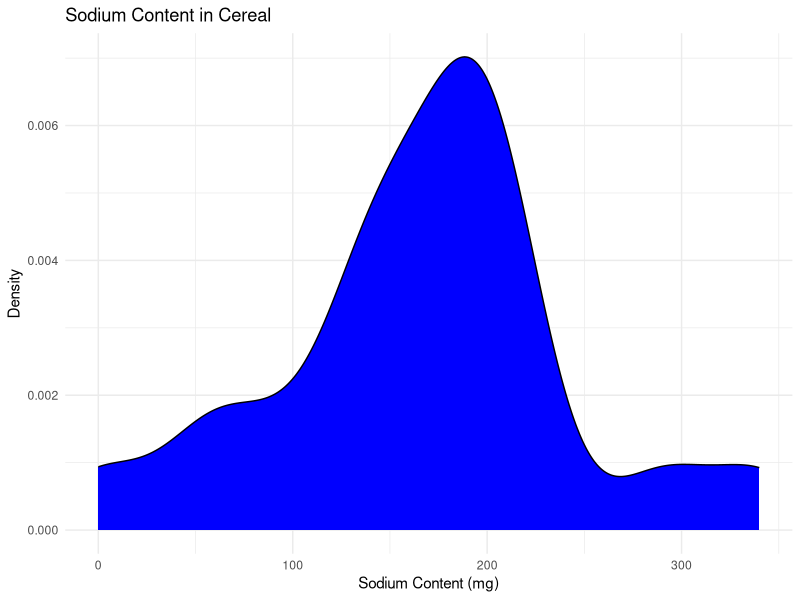
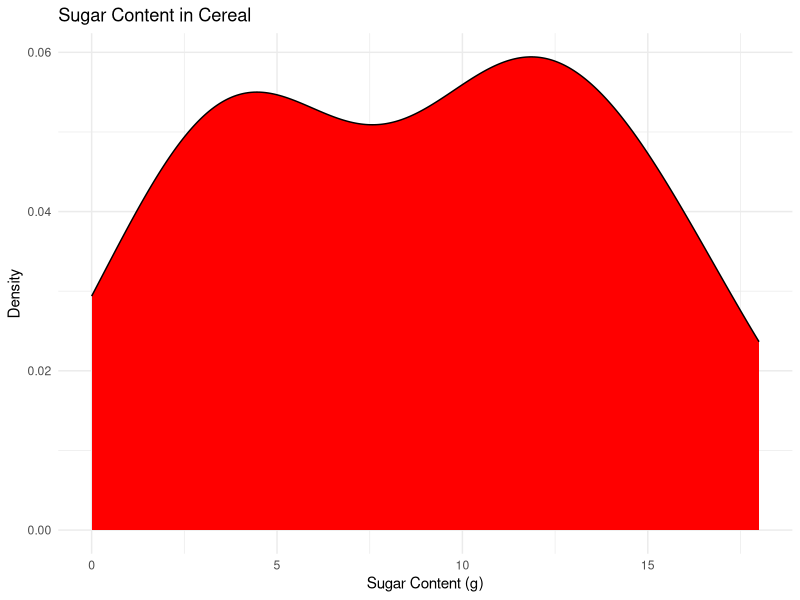
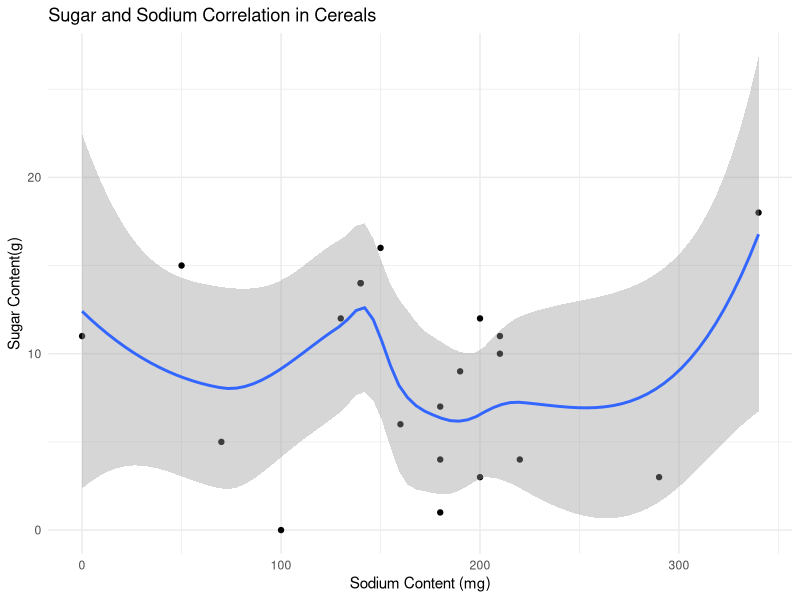
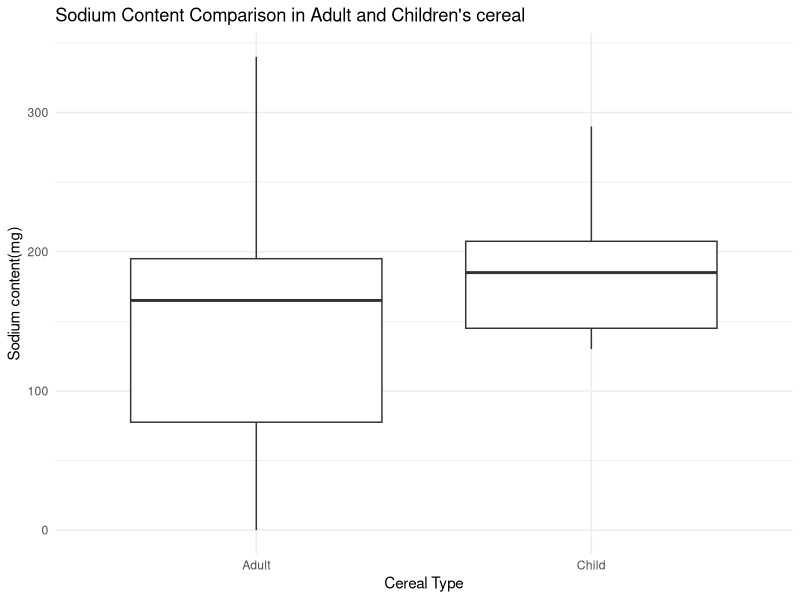
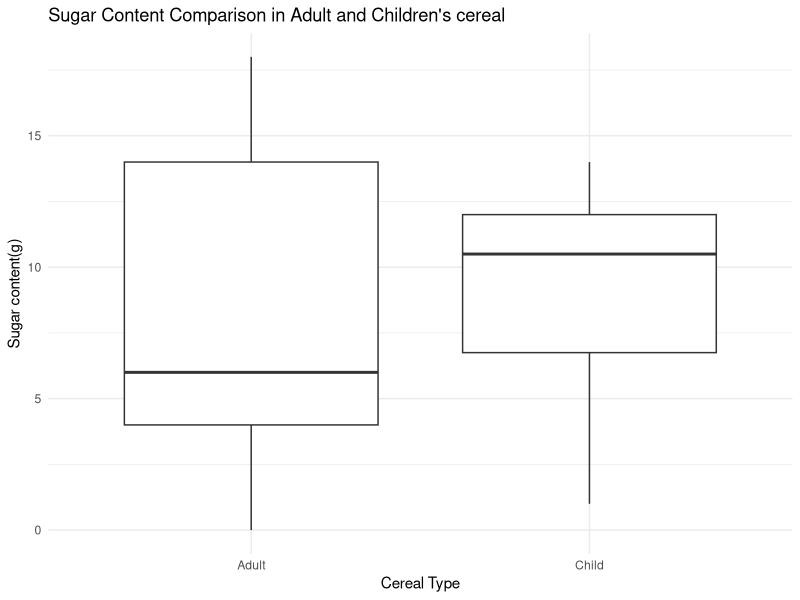

R code for these plots, in order:
## ---- chunk 1
#| label: setup
#| warning: false

library(tidyverse)
library(ggplot2)

knitr::opts_chunk$set(echo = TRUE)
## ---- chunk 2
cereal <- read.csv("_data/cereal.csv")
cereal
## ---- chunk 3
cereal_tidy <- pivot_longer(cereal, c(Sodium, Sugar), names_to = "Chemical", values_to = "Amount")
cereal_tidy

## ---- chunk 4
cereal_tidy %>%
  select(Type)%>%
  table()

cereal_tidy %>%
  filter("Sodium" == Chemical) %>%
  group_by(Type)%>%
  summarize(Mean = mean(Amount), Median = median(Amount), Minimum =min(Amount), Maximum = max(Amount), Std = sd(Amount), IQR= IQR(Amount))

cereal_tidy %>%
  filter("Sugar" == Chemical) %>%
  group_by(Type)%>%
  summarize(Mean = mean(Amount), Median = median(Amount), Minimum =min(Amount), Maximum = max(Amount), Std = sd(Amount), IQR= IQR(Amount))
  
## ---- chunk 5
cereal_tidy %>%
  filter(Chemical == "Sodium") %>%
  ggplot(aes(Amount)) +
  geom_density(fill= "blue")+
  theme_minimal()+
  labs(title = "Sodium Content in Cereal", x= "Sodium Content (mg)", y= "Density")

cereal_tidy %>%
  filter(Chemical == "Sugar") %>%
  ggplot(aes(Amount)) +
  geom_density(fill= "red")+
  theme_minimal()+
  labs(title = "Sugar Content in Cereal", x= "Sugar Content (g)", y= "Density")
  
## ---- chunk 6
cereal %>%
  ggplot(aes(x= Sodium, y= Sugar)) +
  geom_point() + 
  geom_smooth() +
  theme_minimal() +
  labs(title= "Sugar and Sodium Correlation in Cereals", x= "Sodium Content (mg)", y= "Sugar Content(g)")


## ---- chunk 7
cereal %>%
  mutate(Type= case_match(Type, "C" ~ "Child", "A"~ "Adult")) %>%
  ggplot(aes(x= Type, y= Sodium))+
  geom_boxplot() +
  theme_minimal() +
  labs(title = "Sodium Content Comparison in Adult and Children's cereal", y= "Sodium content(mg)", x= "Cereal Type")

cereal %>%
  mutate(Type= case_match(Type, "C" ~ "Child", "A"~ "Adult")) %>%
  ggplot(aes(x= Type, y= Sugar))+
  geom_boxplot() +
  theme_minimal() +
  labs(title = "Sugar Content Comparison in Adult and Children's cereal", y= "Sugar content(g)", x= "Cereal Type")
